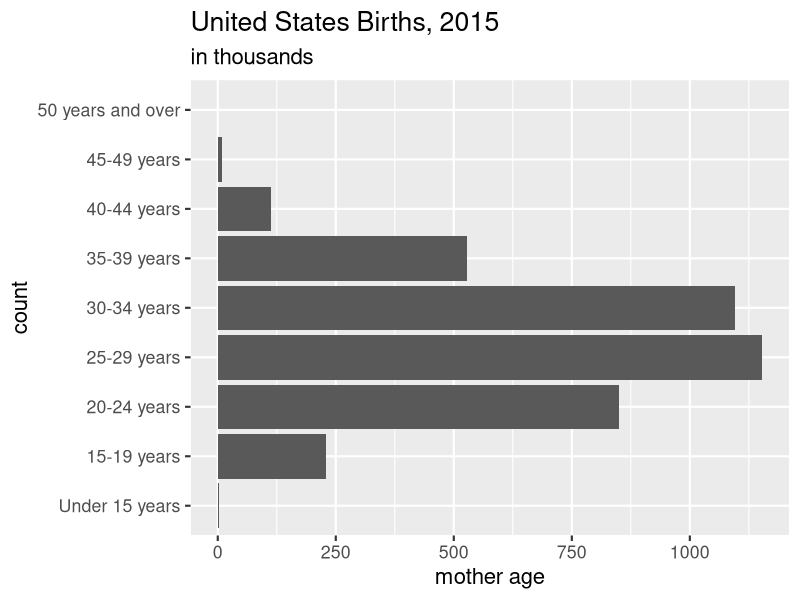
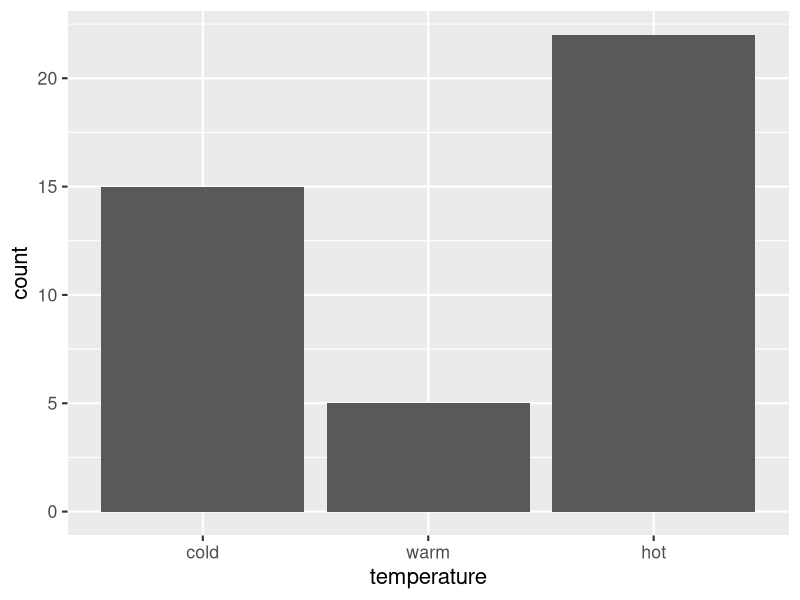
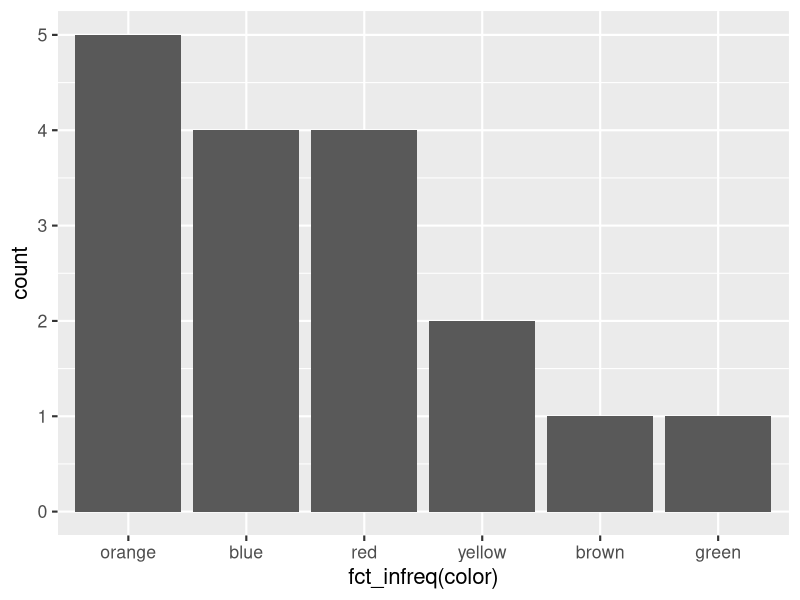
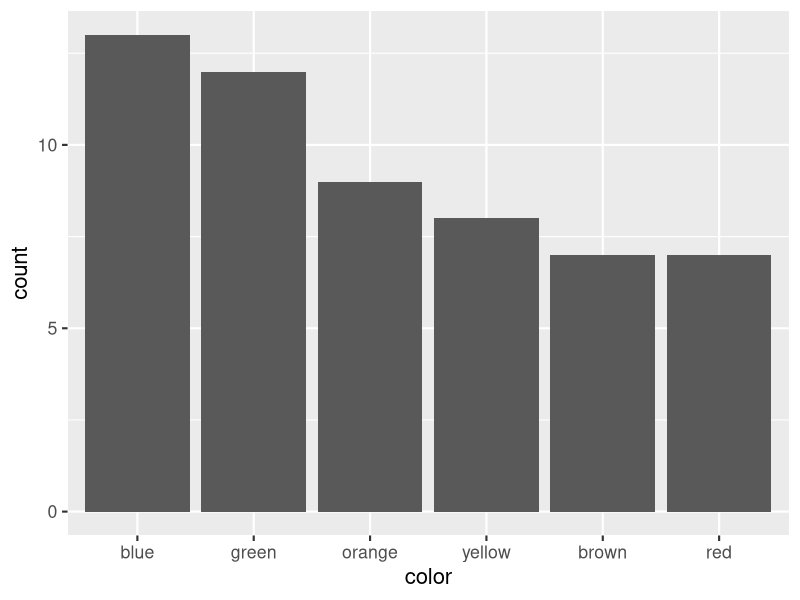
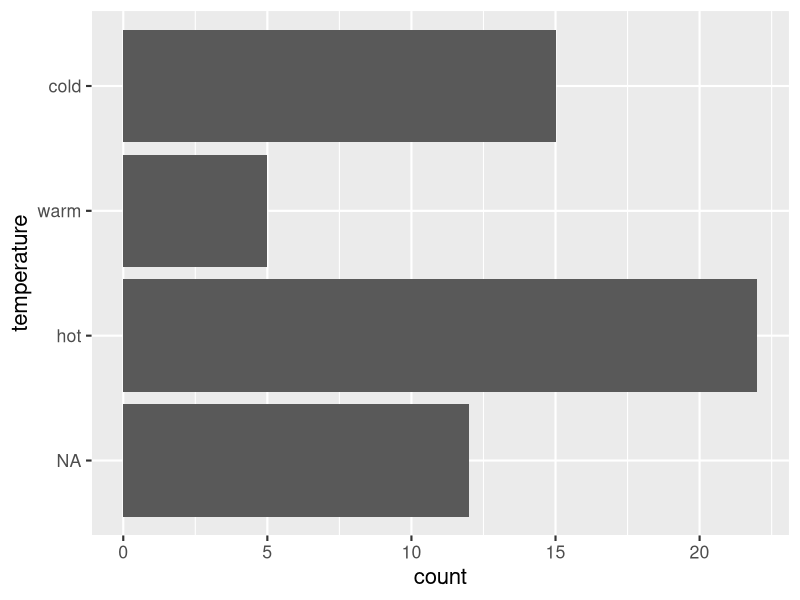

Generate these figures, in order, with R:
## ---- chunk 1
library(forcats)
x <- factor(c("G234", "G452", "G136"))  
y <- fct_recode(x, Physics = "G234", Math = "G452", Chemistry = "G136")  
y
## ---- chunk 2
library(tibble)
library(ggplot2)
Births2015 <- tibble(MotherAge = c("15-19 years", "20-24 years", "25-29 years", "30-34 years", "35-39 years",  "40-44 years", "45-49 years", "50 years and over", "Under 15 years"), Num = c(229.715, 850.509, 1152.311, 1094.693, 527.996, 111.848, 8.171, .754, 2.5)) 
 
ggplot(Births2015, aes(fct_relevel(MotherAge, "Under 15 years"), Num)) +
  geom_col() +
  coord_flip() +
  scale_y_continuous(breaks = seq(0, 1250, 250)) +
  ggtitle("United States Births, 2015", subtitle = "in thousands") +
  theme_grey(16) +
  labs(y = "mother age", x = "count")
## ---- chunk 3
x <- c("A", "B", "C", "move1", "D", "E", "move2", "F")  
fct_relevel(x, "move1", "move2")
## ---- chunk 4
x <- c("A", "B", "C", "move1", "D", "E", "move2", "F")  
fct_relevel(x, "move1", "move2", after = 4) # move after the fourth item
## ---- chunk 5
x <- c("A", "B", "C", "move1", "D", "E", "move2", "F")  
fct_relevel(x, "move1", "move2", after = Inf)
## ---- chunk 6
df <- data.frame(temperature = factor(c("cold", "warm", "hot")),  
                 count = c(15, 5, 22)) 
 
# row order is correct (think: factor in ROW order) 
ggplot(df, aes(x = fct_inorder(temperature), y = count)) +  
  geom_col() +
  theme_grey(16) +
  labs( x = "temperature")
## ---- chunk 7
df <- data.frame(  
  color = c("orange","blue", "red","brown","yellow", "green", "orange", "red", "yellow","blue","blue","red","orange","blue","red","orange","orange")
)  
 
ggplot(df, aes(fct_infreq(color))) +   
  geom_bar() +  
  theme_grey(16)
## ---- chunk 8
pack1 <- data.frame(  
  color = c("blue", "brown", "green", "orange", "red", "yellow"),  
  count = c(13, 7, 12, 9, 7, 8)  
)  
 
ggplot(pack1, aes(fct_reorder(color, count, .desc = TRUE), count)) +   
  geom_col() +  
  theme_grey(16) +
  labs(x = "color")
## ---- chunk 9
library(dplyr)
df <- data.frame(temperature = factor(c("cold", "warm", "hot", NA)), count = c(15, 5, 22, 12))
 
df |>   
  mutate(temperature = fct_explicit_na(temperature, "NA") |> 
  fct_relevel("NA", "hot", "warm", "cold")) |>
  ggplot(aes(x = temperature, y = count)) +
  geom_col() +
  coord_flip() +
  theme_grey(16) +
  labs(x = "temperature")
## ---- chunk 10
set.seed(2022)
testscore <- round(runif(100, min = 70, max = 100))

df <- data.frame(testscore) |> 
  mutate(grade = cut(testscore, breaks = seq(70, 100, 10), 
                     labels = c("C", "B", "A"), right = FALSE,
                     include.lowest = TRUE))

head(df)
